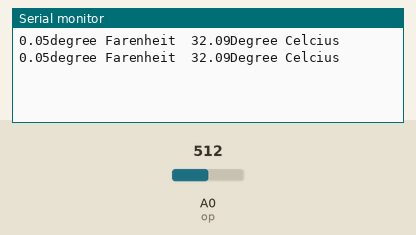
Recording of a sketch running on a simulated Arduino Uno, built with avr-gcc and run on an emulated ATmega328P. Shown: the last lines printed to the serial monitor. The inputs (shaded band) are chosen by the test bench; at power-on: A0 (op) = 512.

Above: at 1.8 s.
1.9 s: A0 (op) set to 716
At 2.4 s:
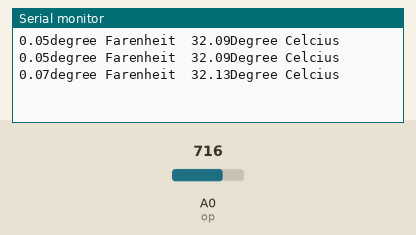
3.4 s: A0 (op) set to 900
At 4.8 s:
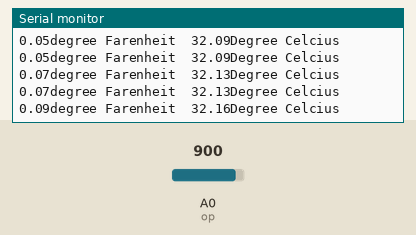
Timing chart, 0 to 6.4 s (numbered marks = the images above; inputs shaded):
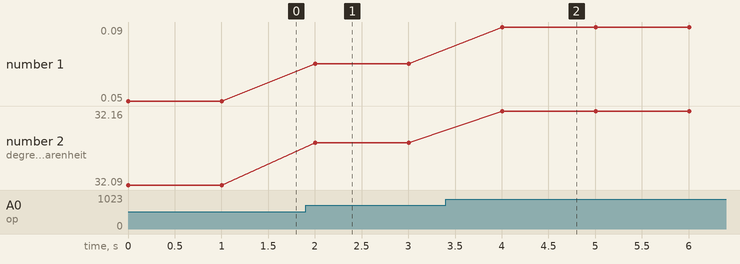

Measured:
- after the input at 1.9 s, the serial monitor: prints a new line after 0.10 s (image 1)
- after the input at 3.4 s, the serial monitor: prints a new line after 0.61 s (image 2)
- plotted number 1: 0.05 → 0.07 after the input at 1.9 s, 0.07 → 0.09 after the input at 3.4 s
- plotted number 2: 32.09 → 32.13 after the input at 1.9 s, 32.13 → 32.16 after the input at 3.4 s

The sketch:

temp_sensor.ino
```cpp
int op=0;
void setup()
{
  Serial.begin(9600);
}
void loop()
{
  int rV=analogRead(op);
  float mv=(rV/1024.0);
  float c=mv/10;
  Serial.print(c);
  Serial.print("degree Farenheit  ");
  Serial.print((c*9)/5+32);
  Serial.println("Degree Celcius");
  delay(1000);
}
```
